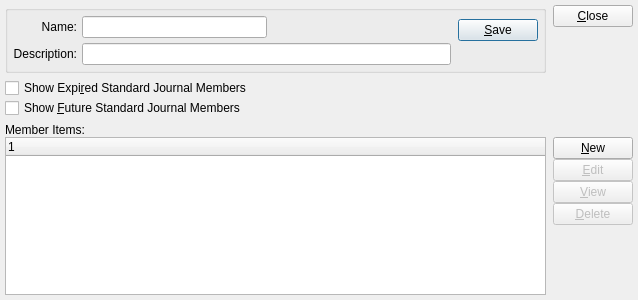
<ui version="4.0" >
 <author></author>
 <comment>This file is part of the xTuple ERP: PostBooks Edition, a free and
open source Enterprise Resource Planning software suite,
Copyright (c) 1999-2011 by OpenMFG LLC, d/b/a xTuple.
It is licensed to you under the Common Public Attribution License
version 1.0, the full text of which (including xTuple-specific Exhibits)
is available at www.xtuple.com/CPAL.  By using this software, you agree
to be bound by its terms.</comment>
 <exportmacro></exportmacro>
 <class>standardJournalGroup</class>
 <widget class="QDialog" name="standardJournalGroup" >
  <property name="geometry" >
   <rect>
    <x>0</x>
    <y>0</y>
    <width>638</width>
    <height>300</height>
   </rect>
  </property>
  <property name="windowTitle" >
   <string>Standard Journal Group</string>
  </property>
  <layout class="QVBoxLayout" >
   <property name="margin" >
    <number>5</number>
   </property>
   <property name="spacing" >
    <number>5</number>
   </property>
   <item>
    <layout class="QHBoxLayout" >
     <property name="margin" >
      <number>0</number>
     </property>
     <property name="spacing" >
      <number>7</number>
     </property>
     <item>
      <layout class="QVBoxLayout" >
       <property name="margin" >
        <number>0</number>
       </property>
       <property name="spacing" >
        <number>5</number>
       </property>
       <item>
        <widget class="QGroupBox" name="GroupBox1" >
         <property name="title" >
          <string/>
         </property>
         <layout class="QHBoxLayout" >
          <property name="margin" >
           <number>5</number>
          </property>
          <property name="spacing" >
           <number>7</number>
          </property>
          <item>
           <layout class="QHBoxLayout" >
            <property name="margin" >
             <number>0</number>
            </property>
            <property name="spacing" >
             <number>5</number>
            </property>
            <item>
             <layout class="QVBoxLayout" >
              <property name="margin" >
               <number>0</number>
              </property>
              <property name="spacing" >
               <number>5</number>
              </property>
              <item>
               <widget class="QLabel" name="_nameLit" >
                <property name="text" >
                 <string>Name:</string>
                </property>
                <property name="alignment" >
                 <set>Qt::AlignRight|Qt::AlignTrailing|Qt::AlignVCenter</set>
                </property>
               </widget>
              </item>
              <item>
               <widget class="QLabel" name="_descripLit" >
                <property name="text" >
                 <string>Description:</string>
                </property>
                <property name="alignment" >
                 <set>Qt::AlignRight|Qt::AlignTrailing|Qt::AlignVCenter</set>
                </property>
               </widget>
              </item>
             </layout>
            </item>
            <item>
             <layout class="QVBoxLayout" >
              <property name="margin" >
               <number>0</number>
              </property>
              <property name="spacing" >
               <number>5</number>
              </property>
              <item>
               <layout class="QHBoxLayout" >
                <property name="margin" >
                 <number>0</number>
                </property>
                <property name="spacing" >
                 <number>0</number>
                </property>
                <item>
                 <widget class="XLineEdit" name="_name" />
                </item>
                <item>
                 <spacer>
                  <property name="orientation" >
                   <enum>Qt::Horizontal</enum>
                  </property>
                  <property name="sizeType" >
                   <enum>QSizePolicy::Expanding</enum>
                  </property>
                  <property name="sizeHint" >
                   <size>
                    <width>20</width>
                    <height>20</height>
                   </size>
                  </property>
                 </spacer>
                </item>
               </layout>
              </item>
              <item>
               <widget class="XLineEdit" name="_descrip" />
              </item>
             </layout>
            </item>
           </layout>
          </item>
          <item>
           <layout class="QVBoxLayout" >
            <property name="margin" >
             <number>0</number>
            </property>
            <property name="spacing" >
             <number>0</number>
            </property>
            <item>
             <widget class="QPushButton" name="_save" >
              <property name="text" >
               <string>&amp;Save</string>
              </property>
              <property name="autoDefault" >
               <bool>true</bool>
              </property>
              <property name="default" >
               <bool>true</bool>
              </property>
             </widget>
            </item>
            <item>
             <spacer>
              <property name="orientation" >
               <enum>Qt::Vertical</enum>
              </property>
              <property name="sizeType" >
               <enum>QSizePolicy::Preferred</enum>
              </property>
              <property name="sizeHint" >
               <size>
                <width>20</width>
                <height>20</height>
               </size>
              </property>
             </spacer>
            </item>
           </layout>
          </item>
         </layout>
        </widget>
       </item>
       <item>
        <layout class="QVBoxLayout" >
         <property name="margin" >
          <number>0</number>
         </property>
         <property name="spacing" >
          <number>0</number>
         </property>
         <item>
          <layout class="QHBoxLayout" >
           <property name="margin" >
            <number>0</number>
           </property>
           <property name="spacing" >
            <number>0</number>
           </property>
           <item>
            <widget class="QCheckBox" name="_showExpired" >
             <property name="sizePolicy" >
              <sizepolicy>
               <hsizetype>1</hsizetype>
               <vsizetype>0</vsizetype>
               <horstretch>0</horstretch>
               <verstretch>0</verstretch>
              </sizepolicy>
             </property>
             <property name="text" >
              <string>Show Expi&amp;red Standard Journal Members</string>
             </property>
            </widget>
           </item>
           <item>
            <spacer>
             <property name="orientation" >
              <enum>Qt::Horizontal</enum>
             </property>
             <property name="sizeType" >
              <enum>QSizePolicy::Expanding</enum>
             </property>
             <property name="sizeHint" >
              <size>
               <width>20</width>
               <height>20</height>
              </size>
             </property>
            </spacer>
           </item>
          </layout>
         </item>
         <item>
          <layout class="QHBoxLayout" >
           <property name="margin" >
            <number>0</number>
           </property>
           <property name="spacing" >
            <number>0</number>
           </property>
           <item>
            <widget class="QCheckBox" name="_showFuture" >
             <property name="sizePolicy" >
              <sizepolicy>
               <hsizetype>1</hsizetype>
               <vsizetype>0</vsizetype>
               <horstretch>0</horstretch>
               <verstretch>0</verstretch>
              </sizepolicy>
             </property>
             <property name="text" >
              <string>Show &amp;Future Standard Journal Members</string>
             </property>
            </widget>
           </item>
           <item>
            <spacer>
             <property name="orientation" >
              <enum>Qt::Horizontal</enum>
             </property>
             <property name="sizeType" >
              <enum>QSizePolicy::Expanding</enum>
             </property>
             <property name="sizeHint" >
              <size>
               <width>20</width>
               <height>20</height>
              </size>
             </property>
            </spacer>
           </item>
          </layout>
         </item>
        </layout>
       </item>
      </layout>
     </item>
     <item>
      <layout class="QVBoxLayout" >
       <property name="margin" >
        <number>0</number>
       </property>
       <property name="spacing" >
        <number>0</number>
       </property>
       <item>
        <widget class="QPushButton" name="_close" >
         <property name="text" >
          <string>&amp;Close</string>
         </property>
        </widget>
       </item>
       <item>
        <spacer>
         <property name="orientation" >
          <enum>Qt::Vertical</enum>
         </property>
         <property name="sizeType" >
          <enum>QSizePolicy::Preferred</enum>
         </property>
         <property name="sizeHint" >
          <size>
           <width>20</width>
           <height>100</height>
          </size>
         </property>
        </spacer>
       </item>
      </layout>
     </item>
    </layout>
   </item>
   <item>
    <layout class="QVBoxLayout" >
     <property name="margin" >
      <number>0</number>
     </property>
     <property name="spacing" >
      <number>0</number>
     </property>
     <item>
      <widget class="QLabel" name="_memberItemsLit" >
       <property name="text" >
        <string>Member Items:</string>
       </property>
      </widget>
     </item>
     <item>
      <layout class="QHBoxLayout" >
       <property name="margin" >
        <number>0</number>
       </property>
       <property name="spacing" >
        <number>7</number>
       </property>
       <item>
        <widget class="XTreeWidget" name="_stdjrnlgrpitem" >
         <property name="sizePolicy" >
          <sizepolicy>
           <hsizetype>7</hsizetype>
           <vsizetype>7</vsizetype>
           <horstretch>0</horstretch>
           <verstretch>0</verstretch>
          </sizepolicy>
         </property>
         <property name="minimumSize" >
          <size>
           <width>0</width>
           <height>100</height>
          </size>
         </property>
        </widget>
       </item>
       <item>
        <layout class="QVBoxLayout" >
         <property name="margin" >
          <number>0</number>
         </property>
         <property name="spacing" >
          <number>0</number>
         </property>
         <item>
          <widget class="QPushButton" name="_new" >
           <property name="text" >
            <string>&amp;New</string>
           </property>
          </widget>
         </item>
         <item>
          <widget class="QPushButton" name="_edit" >
           <property name="enabled" >
            <bool>false</bool>
           </property>
           <property name="text" >
            <string>&amp;Edit</string>
           </property>
          </widget>
         </item>
         <item>
          <widget class="QPushButton" name="_view" >
           <property name="enabled" >
            <bool>false</bool>
           </property>
           <property name="text" >
            <string>&amp;View</string>
           </property>
          </widget>
         </item>
         <item>
          <widget class="QPushButton" name="_delete" >
           <property name="enabled" >
            <bool>false</bool>
           </property>
           <property name="text" >
            <string>&amp;Delete</string>
           </property>
          </widget>
         </item>
         <item>
          <spacer>
           <property name="orientation" >
            <enum>Qt::Vertical</enum>
           </property>
           <property name="sizeType" >
            <enum>QSizePolicy::Expanding</enum>
           </property>
           <property name="sizeHint" >
            <size>
             <width>20</width>
             <height>82</height>
            </size>
           </property>
          </spacer>
         </item>
        </layout>
       </item>
      </layout>
     </item>
    </layout>
   </item>
  </layout>
 </widget>
 <layoutdefault spacing="6" margin="11" />
 <pixmapfunction>qPixmapFromMimeSource</pixmapfunction>
 <customwidgets>
  <customwidget>
   <class>XTreeWidget</class>
   <extends>QTreeWidget</extends>
   <header>xtreewidget.h</header>
   <container>0</container>
   <pixmap></pixmap>
  </customwidget>
  <customwidget>
   <class>XLineEdit</class>
   <extends>QLineEdit</extends>
   <header>xlineedit.h</header>
   <container>0</container>
   <pixmap></pixmap>
  </customwidget>
 </customwidgets>
 <tabstops>
  <tabstop>_name</tabstop>
  <tabstop>_descrip</tabstop>
  <tabstop>_showExpired</tabstop>
  <tabstop>_showFuture</tabstop>
  <tabstop>_stdjrnlgrpitem</tabstop>
  <tabstop>_new</tabstop>
  <tabstop>_edit</tabstop>
  <tabstop>_view</tabstop>
  <tabstop>_delete</tabstop>
  <tabstop>_save</tabstop>
  <tabstop>_close</tabstop>
 </tabstops>
 <includes/>
 <resources/>
 <connections>
  <connection>
   <sender>_stdjrnlgrpitem</sender>
   <signal>valid(bool)</signal>
   <receiver>_view</receiver>
   <slot>setEnabled(bool)</slot>
   <hints>
    <hint type="sourcelabel" >
     <x>20</x>
     <y>20</y>
    </hint>
    <hint type="destinationlabel" >
     <x>20</x>
     <y>20</y>
    </hint>
   </hints>
  </connection>
 </connections>
</ui>
